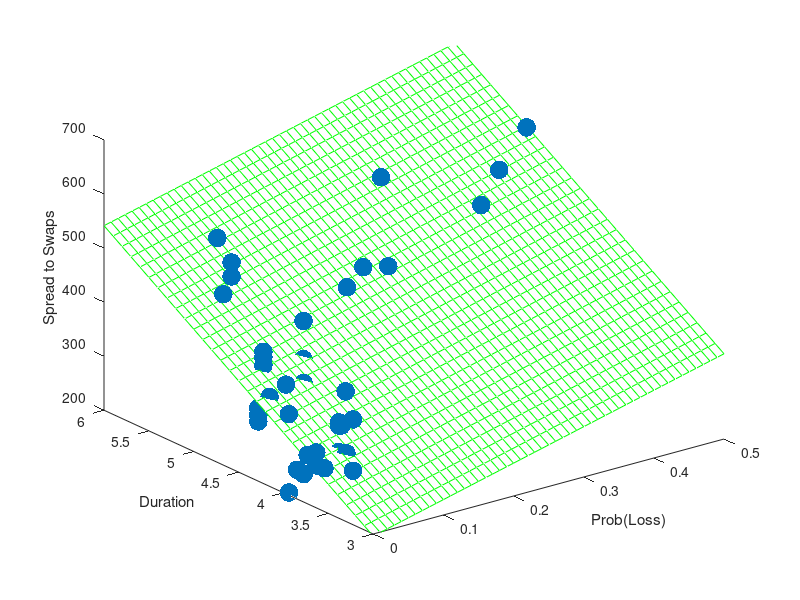

MATLAB code for this plot: (Note: this script raises an error after producing the figure.)
clear; clc; clf;

data=[235    4.005    0.02

276    3.654    0.0025

300    3.654    0.0025

345    4.293    0.078

334    4.293    0.078

235    4.293    0.078

569    4.53    0.3495

360    4.271    0.06325

475    4.271    0.06325

348    4.271    0.06325

295    4.092    0.194

355    4.431    0.0835

385    4.431    0.0835

350    4.698    0.08525

474    5.054    0.1815

575    5.067    0.04225

675    4.653    0.43

290    3.735    0.0005

290    3.735    0.0005

472    5.034    0.0465

345    4.282    0.01625

340    4.282    0.01625

350    4.282    0.01625

370    4.57    0.25225

489    5.13    0.0705

515    5.13    0.0705

310    4.284    0.0005

322    4.284    0.0005

335    4.284    0.0005

475    4.733    0.434

325    4.092    0.0625

280    3.943    0.0305

295    3.943    0.0305

395    3.224    0

300    3.224    0

350    3.549    0.025

510    4.466    0.209

285    3.642    0.044

285    3.691    0.0395

340    3.691    0.0395

334    3.691    0.0395

320    4.284    0.17375

295    4.284    0.17375

370    4.284    0.17375

499    4.727    0.375

590    4.819    0.41225

230    3.502    0.1075

275    3.586    0.0055

358    4.29    0.10125

354    4.29    0.10125

315    3.854    0.24575

365    4.278    0.03925

385    4.503    0.03575

400    4.503    0.03575

410    4.503    0.03575

355    4.011    0.09

510    4.556    0.18475

470    4.646    0.17325

398    4.71    0.258

390    4.71    0.258

629    4.873    0.25075

350    3.94    0

205    3.94    0

240    3.871    0.0125

317    3.977    0.05675

330    4.254    0.03175];

 

z = data(:,1); y = data(:,2); x = data(:,3);

 

Xcolv = x(:); Ycolv = y(:); Zcolv = z(:);

Const = ones(size(Xcolv)); % Vector of ones for constant term

 

Coefficients = [Xcolv Ycolv Const]\Zcolv; % Find the coefficients

XCoeff = Coefficients(1); YCoeff = Coefficients(2); CCoeff = Coefficients(3);

 

% scatter3(x, y, z, 'filled'); hold on;

h = plot3(x,y,z,'.')

 

set(h,'markersize',40)

xlabel('Prob(Loss)'); ylabel('Duration'); zlabel('Spread to Swaps');

axis([0 0.5 3 6 200 700]);

 

 

[xx, yy] = meshgrid(0:0.01:0.5,3:0.1:6); % Generating a regular grid for plotting

zz = XCoeff * xx + YCoeff * yy + CCoeff;

hold on;

h = mesh(xx,yy,zz);

 

set(h, 'FaceColor', 'w');

set(h, 'EdgeColor', 'g');

alpha(0.7)